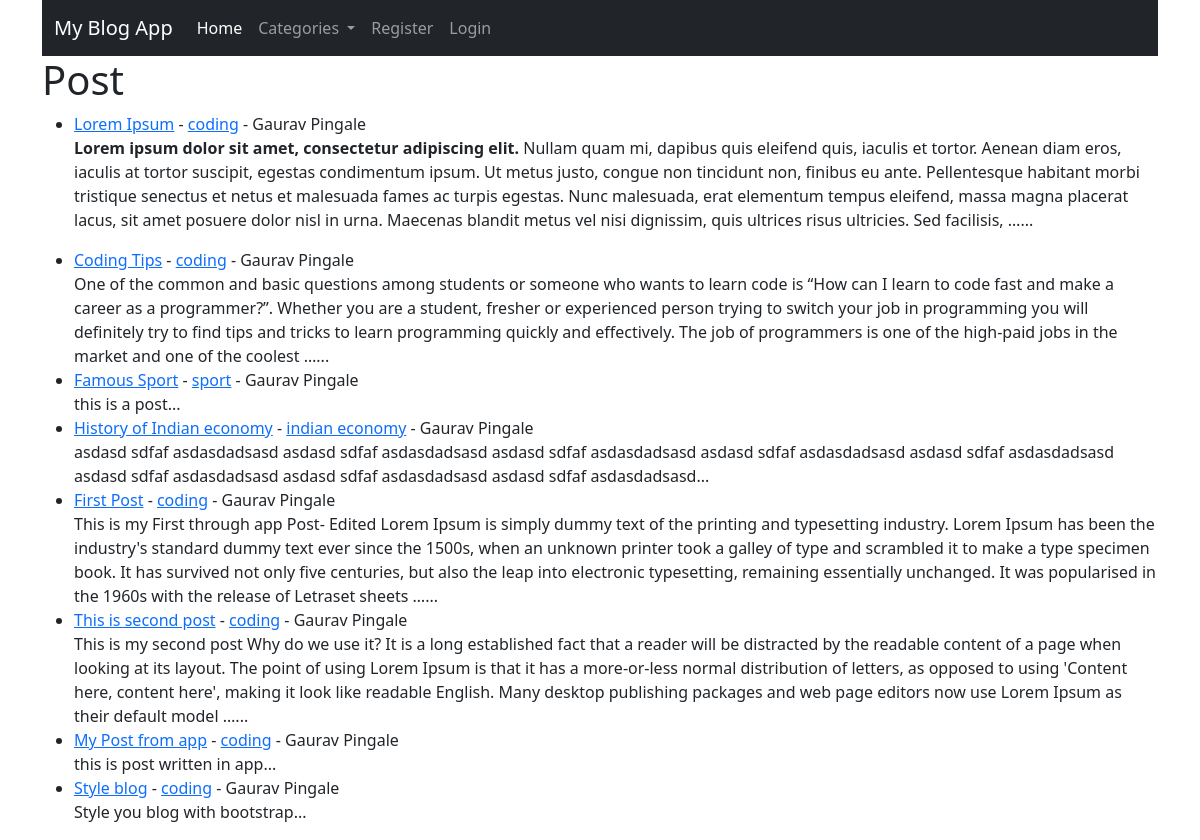
The page / on the database its author committed.
### blogapp/models.py (models this page shows, shortened)
class Post(models.Model):
    title = models.CharField(max_length=255)
    author = models.ForeignKey(User,on_delete=models.CASCADE)
    body = models.TextField()
    publish_date = models.DateField(auto_now_add=True)
    category = models.CharField(max_length=100)

### blogapp/views.py (the view)
# urls.py: path('',views.HomeView.as_view(),name="home" ),
class HomeView(ListView):
    model = Post
    template_name = 'blogapp/home.html'
    ordering = ['-publish_date']
    def get_context_data(self,*args, **kwargs):
        context = super().get_context_data(*args,**kwargs)
        context['categories']= Category.objects.all()
        return context

### blogapp/models.py (called while the page is built)
    def __str__(self):
        return self.name

### blogapp/templates/blogapp/home.html (shortened to what this page needs)
{% extends 'blogapp/base.html' %}
{% block content %}
    <h1>Post</h1>
    <ul>
        {% for post in object_list %}
            <li> <a href="{% url 'article' post.id %}">{{post.title}}</a> - <a href="{% url 'category' post.category|slugify %}">{{post.category}}</a> - {{post.author.first_name}} {{post.author.last_name}}<br>
            {{post.body|safe|truncatewords:80}}...</li>
        {% endfor %}
    </ul>
{% endblock %}

### rows shown on the page
Post: title "Lorem Ipsum", category "coding", author.first_name "Gaurav", author.last_name "Pingale", body "Lorem ipsum dolor sit amet, consectetur adipiscing elit. Nullam quam mi, dapibus quis eleifend quis, iaculis et tortor. Aenean diam eros, iaculis at tortor suscipit, egestas condimentum ipsum. Ut metus justo, congue non tincidunt non, finibus eu ante. Pellentesque habitant morbi tristique senectus et netus et malesuada fames ac turpis egestas. Nunc malesuada, erat elementum tempus eleifend, massa magna placerat lacus, sit amet posuere dolor nisl in urna. Maecenas blandit metus vel nisi dignissim, quis ultrices risus ultricies. Sed facilisis, …"
Post: title "Coding Tips", category "coding", author.first_name "Gaurav", author.last_name "Pingale", body "One of the common and basic questions among students or someone who wants to learn code is “How can I learn to code fast and make a career as a programmer?”. Whether you are a student, fresher or experienced person trying to switch your job in programming you will definitely try to find tips and tricks to learn programming quickly and effectively. The job of programmers is one of the high-paid jobs in the market and one of the coolest …"
Post: title "Famous Sport", category "sport", author.first_name "Gaurav", author.last_name "Pingale", body "this is a post"
Post: title "History of Indian economy", category "indian economy", author.first_name "Gaurav", author.last_name "Pingale", body "asdasd sdfaf asdasdadsasd asdasd sdfaf asdasdadsasd asdasd sdfaf asdasdadsasd asdasd sdfaf asdasdadsasd asdasd sdfaf asdasdadsasd asdasd sdfaf asdasdadsasd asdasd sdfaf asdasdadsasd asdasd sdfaf asdasdadsasd"
Post: title "First Post", category "coding", author.first_name "Gaurav", author.last_name "Pingale", body "This is my First through app Post- Edited Lorem Ipsum is simply dummy text of the printing and typesetting industry. Lorem Ipsum has been the industry's standard dummy text ever since the 1500s, when an unknown printer took a galley of type and scrambled it to make a type specimen book. It has survived not only five centuries, but also the leap into electronic typesetting, remaining essentially unchanged. It was popularised in the 1960s with the release of Letraset sheets …"
Post: title "This is second post", category "coding", author.first_name "Gaurav", author.last_name "Pingale", body "This is my second post Why do we use it? It is a long established fact that a reader will be distracted by the readable content of a page when looking at its layout. The point of using Lorem Ipsum is that it has a more-or-less normal distribution of letters, as opposed to using 'Content here, content here', making it look like readable English. Many desktop publishing packages and web page editors now use Lorem Ipsum as their default model …"
Post: title "My Post from app", category "coding", author.first_name "Gaurav", author.last_name "Pingale", body "this is post written in app"
Post: title "Style blog", category "coding", author.first_name "Gaurav", author.last_name "Pingale", body "Style you blog with bootstrap"
